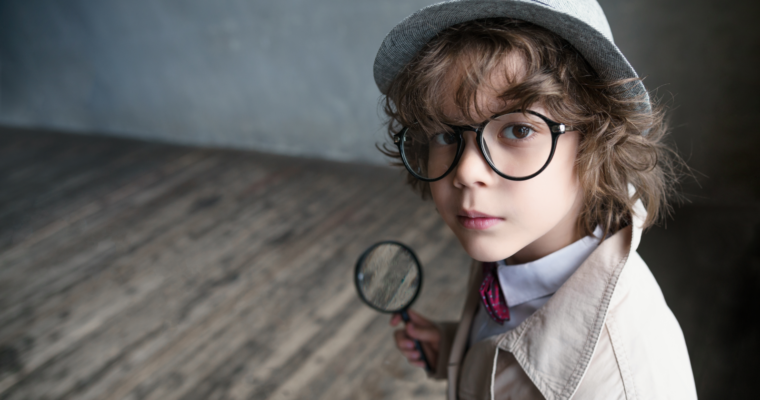
#> input picture sherlock_kid.png, 760 x 400 px, found by its file name
$ python image2.py
#> lines starting #> are read from the running program, lines starting #| are printed output that depends on the picture
import cv2
import numpy as np

img_path = "C:\dip\sherlock_kid.png"
img = cv2.imread(img_path)
#> img is the input picture: shape (400, 760, 3); mean B, G, R 93.1, 94.7, 96.7

img_copy = np.full((400,760,3),(0,0,50),dtype=np.uint8)
netImage = np.add(img_copy,img)
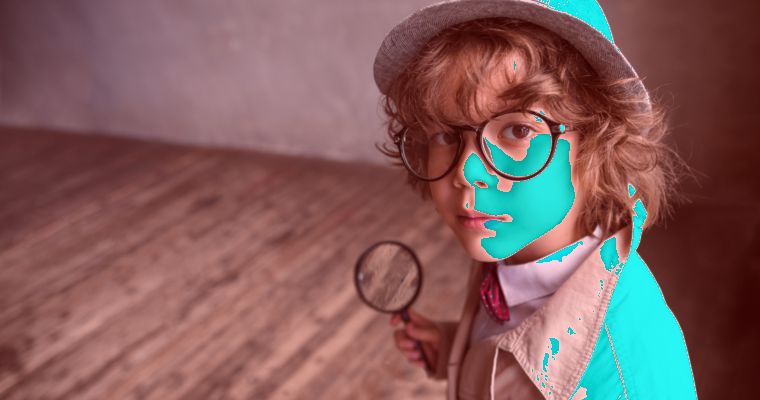
#> netImage: shape (400, 760, 3); mean B, G, R 93.1, 94.7, 129
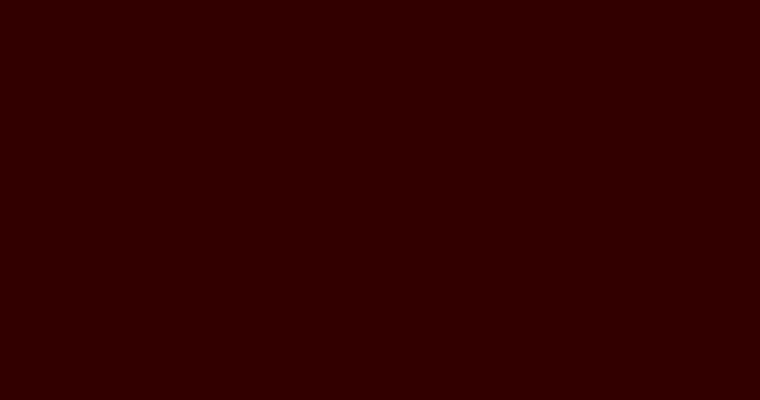
#> img_copy: shape (400, 760, 3); mean B, G, R 0, 0, 50
cv2.imshow("Net Image", netImage)

cv2.waitKey(0)
